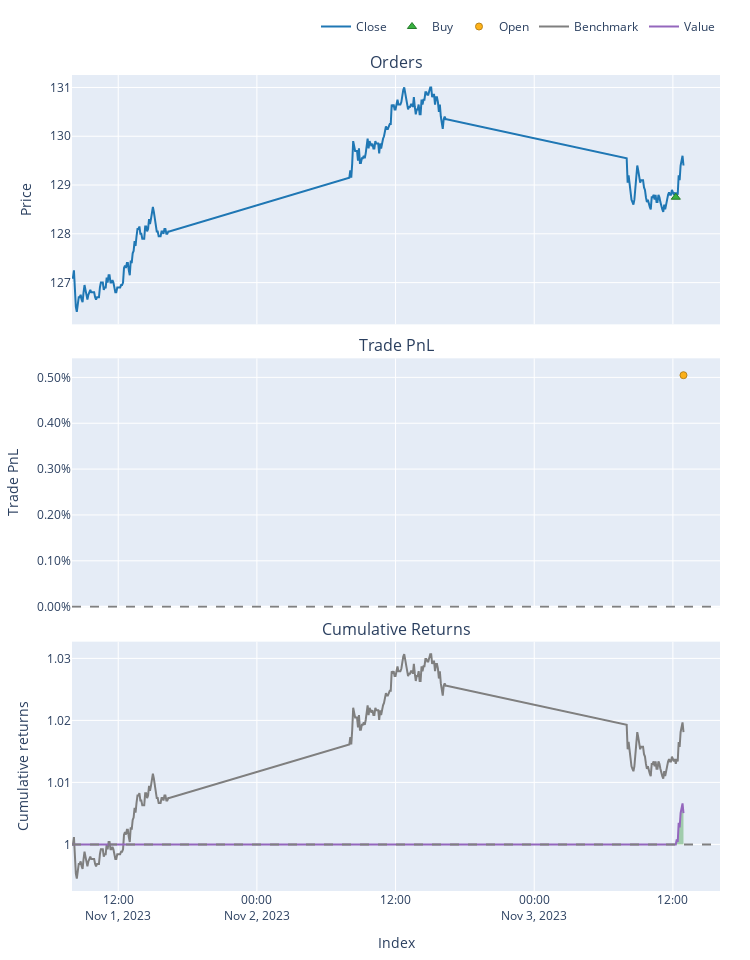

The cell this chart's notebook holds for it:
### Code cell
args = config.Config("config.yaml")
s,e = args.parse_period("3d") 
df = main.capitalize(args)
#price = vbt.YFData.download('AAPL').get('Close')
price = df["Close"]

fast_ma = vbt.MA.run(price, 10)
slow_ma = vbt.MA.run(price, 50)
entries = fast_ma.ma_crossed_above(slow_ma)
exits = fast_ma.ma_crossed_below(slow_ma)

pf = vbt.Portfolio.from_signals(price, entries, exits, init_cash=100)

mean_expectancy = pf.trades.expectancy()
#fig = mean_expectancy.unstack().vbt.scatterplot(xaxis_title='randnx_n', yaxis_title='mean_expectancy')
#fig.show()
pf.total_profit()
pf.stats()
pf.plot().show()

### Figure 1 — Plotly figure (JSON) as saved in the notebook; plotly's stock layout.template omitted (floating-point values rounded to 4 significant figures; data arrays with more than 128 entries replaced by an {"elided": "..."} marker saying what was removed)
{"data": [{"legendgroup": "0", "line": {"color": "#1f77b4"}, "name": "Close", "showlegend": true, "type": "scatter", "uid": "aa20bca1-e5db-4fdc-8949-2bbde94f1f6d", "x": {"elided": "264 str values"}, "xaxis": "x", "y": {"elided": "264 float values"}, "yaxis": "y"}, {"customdata": [[0, 0.7767, 0]], "hovertemplate": "Order Id: %{customdata[0]}<br>Timestamp: %{x}<br>Price: %{y}<br>Size: %{customdata[1]:.6f}<br>Fees: %{customdata[2]:.6f}", "legendgroup": "1", "marker": {"color": "#37B13F", "line": {"color": "rgb(38,123,44)", "width": 1}, "size": 8, "symbol": "triangle-up"}, "mode": "markers", "name": "Buy", "type": "scatter", "uid": "bbf58bc6-13f6-40cf-b2cb-16228a6fc51b", "x": ["2023-11-03T12:15:00"], "xaxis": "x", "y": [128.8], "yaxis": "y"}, {"customdata": [[0, 0, 0.5049, 0.005049]], "hovertemplate": "Exit Trade Id: %{customdata[0]}<br>Position Id: %{customdata[1]}<br>Exit Timestamp: %{x}<br>PnL: %{customdata[2]:.6f}<br>Return: %{customdata[3]:.2%}", "legendgroup": "2", "marker": {"color": "#FFAA00", "line": {"color": "rgb(178,118,0)", "width": 1}, "opacity": [0.9], "size": [7], "symbol": "circle"}, "mode": "markers", "name": "Open", "type": "scatter", "uid": "dd78971f-f1bc-432e-b796-6971258bd76b", "x": ["2023-11-03T12:55:00"], "xaxis": "x2", "y": [0.005049], "yaxis": "y2"}, {"legendgroup": "3", "line": {"color": "#7f7f7f"}, "name": "Benchmark", "showlegend": true, "type": "scatter", "uid": "448ad849-487d-4ded-8cbd-b80d92a467e5", "x": {"elided": "264 str values"}, "xaxis": "x3", "y": {"elided": "264 float values"}, "yaxis": "y3"}, {"hoverinfo": "skip", "legendgroup": "4", "line": {"color": "rgba(0, 0, 0, 0)", "width": 0}, "opacity": 0, "showlegend": false, "type": "scatter", "uid": "0859f485-fbf3-421a-b33d-69d3fde650e3", "x": {"elided": "264 str values"}, "xaxis": "x3", "y": {"elided": "264 int values"}, "yaxis": "y3"}, {"connectgaps": false, "fill": "tonexty", "fillcolor": "rgba(0, 128, 0, 0.3)", "hoverinfo": "skip", "legendgroup": "4", "line": {"color": "rgba(0, 0, 0, 0)", "width": 0}, "opacity": 0, "showlegend": false, "type": "scatter", "uid": "1e6ed821-039b-434f-94b6-f2fdee3095e7", "x": {"elided": "264 str values"}, "xaxis": "x3", "y": {"elided": "264 float values"}, "yaxis": "y3"}, {"legendgroup": "5", "line": {"color": "#9467bd"}, "name": "Value", "showlegend": true, "type": "scatter", "uid": "8c1ab50e-eb7f-422c-96cd-441f1561f07b", "x": {"elided": "264 str values"}, "xaxis": "x3", "y": {"elided": "264 float values"}, "yaxis": "y3"}, {"hoverinfo": "skip", "legendgroup": "4", "line": {"color": "rgba(0, 0, 0, 0)", "width": 0}, "opacity": 0, "showlegend": false, "type": "scatter", "uid": "d32864d9-5749-4ed3-a770-bbb8cf3b6d15", "x": {"elided": "264 str values"}, "xaxis": "x3", "y": {"elided": "264 int values"}, "yaxis": "y3"}], "layout": {"annotations": [{"font": {"size": 16}, "showarrow": false, "text": "Orders", "x": 0.5, "xanchor": "center", "xref": "paper", "y": 1, "yanchor": "bottom", "yref": "paper"}, {"font": {"size": 16}, "showarrow": false, "text": "Trade PnL", "x": 0.5, "xanchor": "center", "xref": "paper", "y": 0.6528, "yanchor": "bottom", "yref": "paper"}, {"font": {"size": 16}, "showarrow": false, "text": "Cumulative Returns", "x": 0.5, "xanchor": "center", "xref": "paper", "y": 0.3056, "yanchor": "bottom", "yref": "paper"}], "height": 960, "legend": {"orientation": "h", "traceorder": "normal", "x": 1, "xanchor": "right", "y": 1.042, "yanchor": "bottom"}, "margin": {"b": 30, "l": 30, "r": 30, "t": 30}, "shapes": [{"line": {"color": "gray", "dash": "dash"}, "type": "line", "x0": 0, "x1": 1, "xref": "paper", "y0": 0, "y1": 0, "yref": "y2"}, {"line": {"color": "gray", "dash": "dash"}, "type": "line", "x0": 0, "x1": 1, "xref": "paper", "y0": 1, "y1": 1, "yref": "y3"}], "showlegend": true, "width": 750, "xaxis": {"anchor": "y", "domain": [0, 1], "matches": "x3", "showticklabels": false}, "xaxis2": {"anchor": "y2", "domain": [0, 1], "matches": "x3", "showticklabels": false}, "xaxis3": {"anchor": "y3", "domain": [0, 1], "title": {"text": "Index"}}, "yaxis": {"anchor": "x", "domain": [0.6944, 1], "title": {"text": "Price"}}, "yaxis2": {"anchor": "x2", "domain": [0.3472, 0.6528], "tickformat": ".2%", "title": {"text": "Trade PnL"}}, "yaxis3": {"anchor": "x3", "domain": [0, 0.3056], "title": {"text": "Cumulative returns"}}}}
